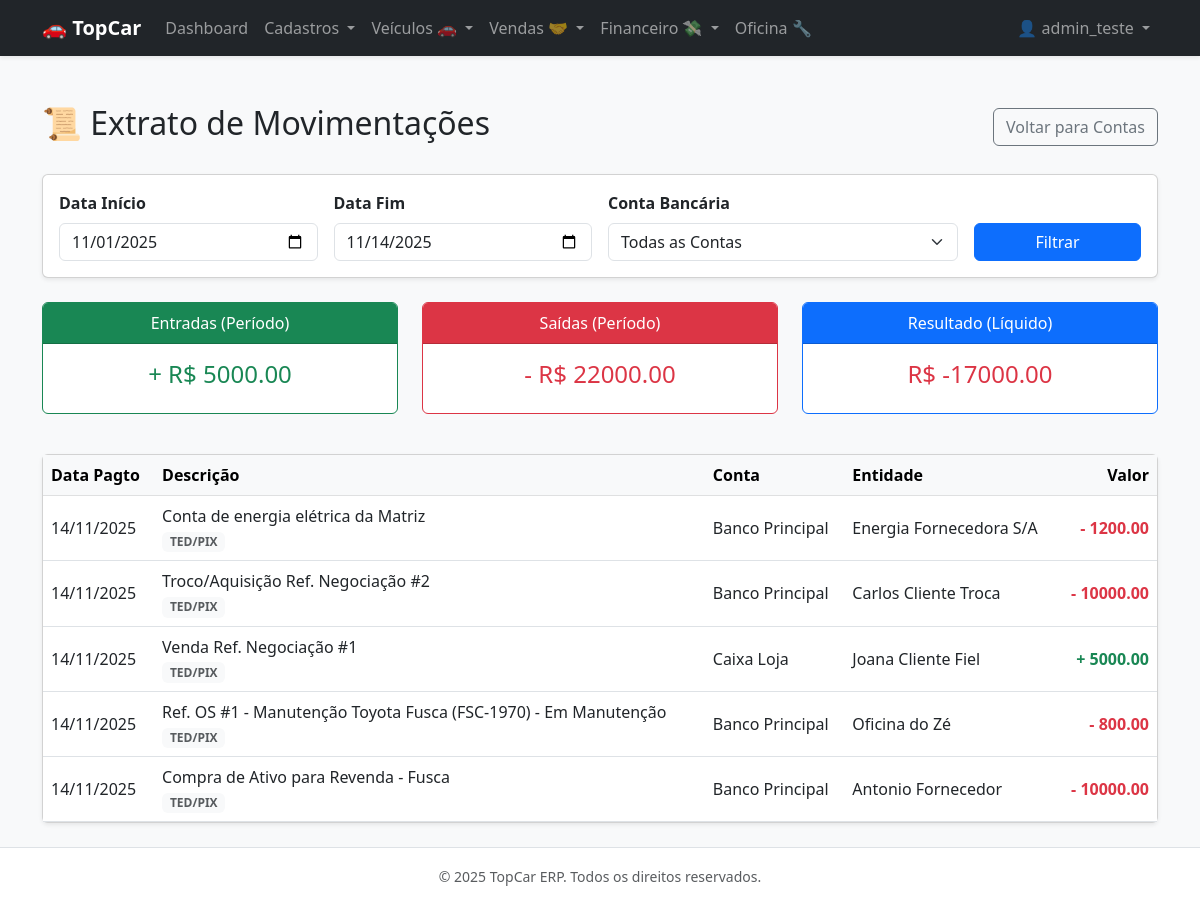
The page /financial/statement/ (signed in) on the database its author committed.
### apps/core/models.py (models this page shows, shortened)
class CustomUser(AbstractUser):
    class Meta:
        verbose_name = 'Usuário do Sistema'
        verbose_name_plural = 'Usuários do Sistema'

### apps/financial/models.py (models this page shows, shortened)
class Installment(TenantAwareModel):
    PAYMENT_METHODS = [
        ('CASH', 'Dinheiro'),
        ('TRANSFER', 'TED/PIX'),
        ('BOLETO', 'Boleto'),
        ('CREDIT_CARD', 'Cartão Crédito'),
        ('FINANCING', 'Financiamento'),
    ]
    ledger = models.ForeignKey(Ledger, on_delete=models.CASCADE, related_name='parcelas')
    financial_account = models.ForeignKey(
        FinancialAccount,
        on_delete=models.PROTECT,
        null=True,
        blank=True,
        verbose_name="Conta Movimentada"
    )
    installment_number = models.PositiveIntegerField(verbose_name="Nº Parcela")
    due_date = models.DateField(verbose_name="Vencimento")
    pay_date = models.DateField(null=True, blank=True, verbose_name="Data Pagamento")
    value = models.DecimalField(max_digits=12, decimal_places=2, verbose_name="Valor Parcela")
    paid_value = models.DecimalField(max_digits=12, decimal_places=2, default=0.00, verbose_name="Valor Pago")
    payment_method = models.CharField(max_length=20, choices=PAYMENT_METHODS, null=True, blank=True, verbose_name="Forma Pagto")
    class Meta:
        verbose_name = "Parcela / Movimentação"
        verbose_name_plural = "Parcelas"
        unique_together = ('ledger', 'installment_number')

class Ledger(TenantAwareModel):
    TRANS_TYPE_CHOICES = [
        ('PAYABLE', 'A Pagar'),
        ('RECEIVABLE', 'A Receber'),
    ]
    STATUS_CHOICES = [
        ('OPEN', 'Em Aberto'),
        ('PARTIAL', 'Pago Parcialmente'),
        ('PAID', 'Quitado'),
        ('CANCELED', 'Cancelado'),
    ]
    entity = models.ForeignKey(Entity, on_delete=models.PROTECT, verbose_name="Entidade (Parceiro)")
    chart_of_accounts = models.ForeignKey(ChartOfAccounts, on_delete=models.PROTECT, verbose_name="Categoria")
    vehicle = models.ForeignKey(
        Vehicle,
        on_delete=models.SET_NULL,
        null=True,
        blank=True,
        related_name='lancamentos',
        verbose_name="Veículo (Centro de Custo)"
    )
    total_value = models.DecimalField(max_digits=12, decimal_places=2, verbose_name="Valor Total")
    transaction_type = models.CharField(max_length=15, choices=TRANS_TYPE_CHOICES, verbose_name="Tipo")
    status = models.CharField(max_length=15, choices=STATUS_CHOICES, default='OPEN', db_index=True)
    due_date = models.DateField(db_index=True, verbose_name="Data de Competência/Vencimento")
    description = models.TextField(verbose_name="Histórico/Descrição")
    negotiation = models.ForeignKey(
        'negotiations.Negotiation',
        on_delete=models.SET_NULL,
        null=True,
        blank=True,
        verbose_name="Origem da Negociação"
    )
    class Meta:
        verbose_name = "Lançamento (Ledger)"
        verbose_name_plural = "Lançamentos"
        indexes = [
            models.Index(fields=['status', 'due_date']),
            models.Index(fields=['transaction_type']),
        ]

class FinancialAccount(TenantAwareModel):
    TYPE_CHOICES = [
        ('CASH', 'Caixa Físico'),
        ('BANK', 'Conta Bancária'),
    ]
    name = models.CharField(max_length=100, verbose_name="Nome da Conta")
    account_type = models.CharField(max_length=10, choices=TYPE_CHOICES, default='BANK')
    balance = models.DecimalField(max_digits=15, decimal_places=2, default=0.00, verbose_name="Saldo Atual")
    class Meta:
        verbose_name = "Conta Financeira"
        verbose_name_plural = "Contas Financeiras"

### apps/parties/models.py (models this page shows, shortened)
class Entity(TenantAwareModel):
    TIPO_ENTIDADE_CHOICES = [
        ('FISICA', 'Pessoa Física'),
        ('JURIDICA', 'Pessoa Jurídica'),
    ]
    nome_razao_social = models.CharField(max_length=255, verbose_name="Nome / Razão Social")
    documento_principal = models.CharField(
        max_length=20,
        unique=True,
        db_index=True,
        verbose_name="CPF/CNPJ"
    )
    tipo_entidade = models.CharField(
        max_length=10,
        choices=TIPO_ENTIDADE_CHOICES,
        default='FISICA'
    )
    email = models.EmailField(null=True, blank=True)
    telefone = models.CharField(max_length=20, null=True, blank=True)
    class Meta:
        verbose_name = 'Entidade'
        verbose_name_plural = 'Entidades'
        indexes = [
            models.Index(fields=['nome_razao_social']),
        ]

### apps/financial/views.py (the view)
# urls.py: path('statement/', views.financial_statement, name='financial_statement'),
@login_required
def financial_statement(request):
    today = date.today()
    first_day = today.replace(day=1)
    start_date = request.GET.get('start_date', first_day.isoformat())
    end_date = request.GET.get('end_date', today.isoformat())
    account_id = request.GET.get('account_id', '')
    movements = Installment.objects.filter(
        pay_date__range=[start_date, end_date],
        paid_value__gt=0
    ).select_related('ledger', 'ledger__entity', 'financial_account').order_by('-pay_date', '-id')
    if account_id:
        movements = movements.filter(financial_account_id=account_id)
    total_in = movements.filter(ledger__transaction_type='RECEIVABLE').aggregate(Sum('paid_value'))['paid_value__sum'] or 0
    total_out = movements.filter(ledger__transaction_type='PAYABLE').aggregate(Sum('paid_value'))['paid_value__sum'] or 0
    balance_period = total_in - total_out
    accounts = FinancialAccount.objects.all()
    return render(request, 'financial/financial_statement.html', {
        'movements': movements,
        'accounts': accounts,
        'total_in': total_in,
        'total_out': total_out,
        'balance_period': balance_period,
        'filter_start': start_date,
        'filter_end': end_date,
        'filter_account': int(account_id) if account_id else '',
    })

### templates/financial/financial_statement.html (shortened to what this page needs)
{% extends 'base.html' %}
{% block content %}
<div class="d-flex justify-content-between align-items-center mb-4">
    <h2>📜 Extrato de Movimentações</h2>
    <a href="{% url 'financial_list' %}" class="btn btn-outline-secondary">Voltar para Contas</a>
</div>
<div class="card p-3 mb-4 shadow-sm bg-white">
    <form method="get" class="row g-3 align-items-end" autocomplete="off">
        <div class="col-md-3">
            <label class="form-label fw-bold">Data Início</label>
            <input type="date" name="start_date" value="{{ filter_start }}" class="form-control">
        </div>
        <div class="col-md-3">
            <label class="form-label fw-bold">Data Fim</label>
            <input type="date" name="end_date" value="{{ filter_end }}" class="form-control">
        </div>
        <div class="col-md-4">
            <label class="form-label fw-bold">Conta Bancária</label>
            <select name="account_id" class="form-select">
                <option value="">Todas as Contas</option>
            </select>
        </div>
        <div class="col-md-2">
            <button type="submit" class="btn btn-primary w-100">Filtrar</button>
        </div>
    </form>
</div>
<div class="row mb-4 text-center">
    <div class="col-md-4">
        <div class="card border-success mb-3">
            <div class="card-header bg-success text-white">Entradas (Período)</div>
            <div class="card-body">
                <h4 class="card-title text-success">+ R$ {{ total_in|floatformat:2 }}</h4>
            </div>
        </div>
    </div>
    <div class="col-md-4">
        <div class="card border-danger mb-3">
            <div class="card-header bg-danger text-white">Saídas (Período)</div>
            <div class="card-body">
                <h4 class="card-title text-danger">- R$ {{ total_out|floatformat:2 }}</h4>
            </div>
        </div>
    </div>
    <div class="col-md-4">
        <div class="card border-primary mb-3">
            <div class="card-header bg-primary text-white">Resultado (Líquido)</div>
            <div class="card-body">
                <h4 class="card-title {% if balance_period >= 0 %}text-primary{% else %}text-danger{% endif %}">
                    R$ {{ balance_period|floatformat:2 }}
                </h4>
            </div>
        </div>
    </div>
</div>
<div class="card shadow-sm">
    <div class="table-responsive">
        <table class="table table-hover align-middle mb-0">
            <thead class="table-light">
                <tr>
                    <th>Data Pagto</th>
                    <th>Descrição</th>
                    <th>Conta</th>
                    <th>Entidade</th>
                    <th class="text-end">Valor</th>
                </tr>
            </thead>
            <tbody>
                {% for mov in movements %}
                <tr>
                    <td>{{ mov.pay_date|date:"d/m/Y" }}</td>
                    <td>
                        {{ mov.ledger.description }}
                        {% if mov.payment_method %}
                            <br><small class="text-muted badge bg-light text-dark">{{ mov.get_payment_method_display }}</small>
                        {% endif %}
                    </td>
                    <td>{{ mov.financial_account.name }}</td>
                    <td>{{ mov.ledger.entity.nome_razao_social }}</td>
                    <td class="text-end fw-bold">
                        {% if mov.ledger.transaction_type == 'RECEIVABLE' %}
                            <span class="text-success">+ {{ mov.paid_value }}</span>
                        {% else %}
                            <span class="text-danger">- {{ mov.paid_value }}</span>
                        {% endif %}
                    </td>
                </tr>
                {% empty %}
                <tr>
                    <td colspan="5" class="text-center py-5 text-muted">
                        Nenhuma movimentação encontrada neste período.
                    </td>
                </tr>
                {% endfor %}
            </tbody>
        </table>
    </div>
</div>
{% endblock %}

### templates/base.html (shortened to what this page needs)
<!DOCTYPE html>
<html lang="pt-br">
<head>
    <link href="https://cdn.jsdelivr.net/npm/bootstrap@5.3.0/dist/css/bootstrap.min.css" rel="stylesheet">
</head>
<body class="bg-light d-flex flex-column min-vh-100">
    <nav class="navbar navbar-expand-lg navbar-dark bg-dark shadow-sm">
        <div class="container">
            <a class="navbar-brand fw-bold" href="{% url 'dashboard' %}">🚗 TopCar</a>
            <div class="collapse navbar-collapse" id="navbarNav">
                <ul class="navbar-nav me-auto">
                    {% if user.is_authenticated %}
                        <li class="nav-item">
                            <a class="nav-link" href="{% url 'dashboard' %}">Dashboard</a>
                        </li>
                        <li class="nav-item dropdown">
                            <a class="nav-link dropdown-toggle" href="#" role="button" data-bs-toggle="dropdown">
                                Cadastros
                            </a>
                        </li>
                        <li class="nav-item dropdown">
                            <a class="nav-link dropdown-toggle" href="#" role="button" data-bs-toggle="dropdown">
                                Veículos 🚗
                            </a>
                        </li>
                        <li class="nav-item dropdown">
                            <a class="nav-link dropdown-toggle" href="#" role="button" data-bs-toggle="dropdown">
                                Vendas 🤝
                            </a>
                        </li>
                        <li class="nav-item dropdown">
                            <a class="nav-link dropdown-toggle" href="#" role="button" data-bs-toggle="dropdown">
                                Financeiro 💸
                            </a>
                        </li>
                        <li class="nav-item">
                            <a class="nav-link" href="{% url 'maintenance_list' %}">Oficina 🔧</a>
                        </li>
                    {% endif %}
                </ul>
                <ul class="navbar-nav">
                    {% if user.is_authenticated %}
                        <li class="nav-item dropdown">
                            <a class="nav-link dropdown-toggle" href="#" role="button" data-bs-toggle="dropdown">
                                👤 {{ user.username }}
                            </a>
                        </li>
                    {% else %}
                        <li class="nav-item">
                            <a class="nav-link btn btn-primary text-white px-4" href="{% url 'login' %}">Entrar</a>
                        </li>
                    {% endif %}
                </ul>
            </div>
        </div>
    </nav>
    <main class="container my-4 flex-grow-1">
        {% block content %}
        {% endblock %}
    </main>
    <footer class="bg-white py-3 mt-auto border-top">
        <div class="container text-center text-muted">
            <small>&copy; 2025 TopCar ERP. Todos os direitos reservados.</small>
        </div>
    </footer>
</body>
</html>

### rows shown on the page
CustomUser: username "admin_teste"
Installment: pay_date "14/11/2025", ledger.description "Conta de energia elétrica da Matriz", payment_method "TED/PIX", financial_account.name "Banco Principal", ledger.entity.nome_razao_social "Energia Fornecedora S/A", paid_value "1200.00"
Installment: pay_date "14/11/2025", ledger.description "Troco/Aquisição Ref. Negociação #2", payment_method "TED/PIX", financial_account.name "Banco Principal", ledger.entity.nome_razao_social "Carlos Cliente Troca", paid_value "10000.00"
Installment: pay_date "14/11/2025", ledger.description "Venda Ref. Negociação #1", payment_method "TED/PIX", financial_account.name "Caixa Loja", ledger.entity.nome_razao_social "Joana Cliente Fiel", paid_value "5000.00"
Installment: pay_date "14/11/2025", ledger.description "Ref. OS #1 - Manutenção Toyota Fusca (FSC-1970) - Em Manutenção", payment_method "TED/PIX", financial_account.name "Banco Principal", ledger.entity.nome_razao_social "Oficina do Zé", paid_value "800.00"
Installment: pay_date "14/11/2025", ledger.description "Compra de Ativo para Revenda - Fusca", payment_method "TED/PIX", financial_account.name "Banco Principal", ledger.entity.nome_razao_social "Antonio Fornecedor", paid_value "10000.00"

### other values the page prints
{{ total_in|floatformat:2 }} "5000.00"
{{ total_out|floatformat:2 }} "22000.00"
{{ balance_period|floatformat:2 }} "-17000.00"
